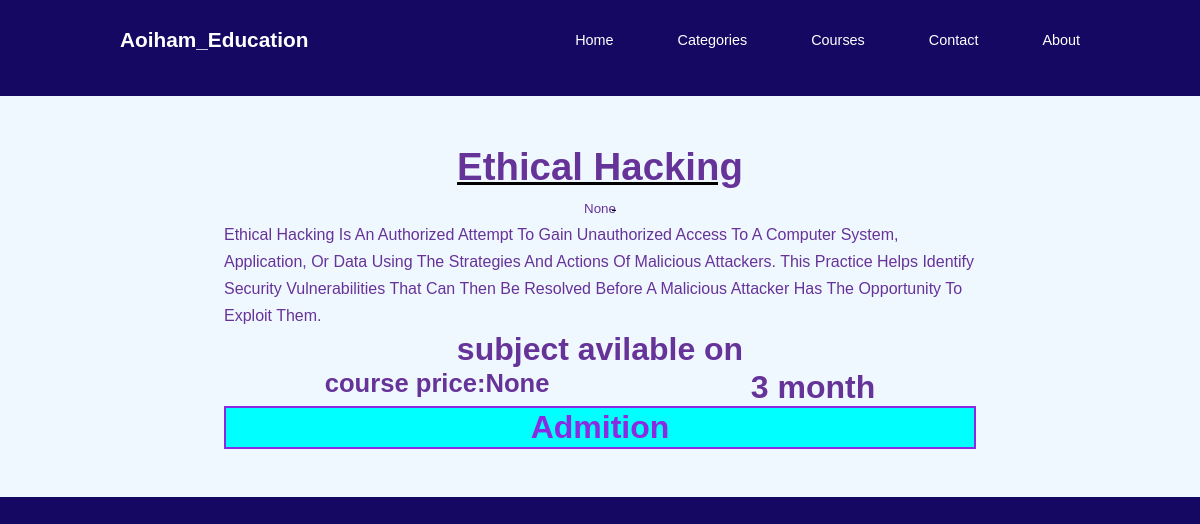
Before: /Education/course_details/6 with the older database file.
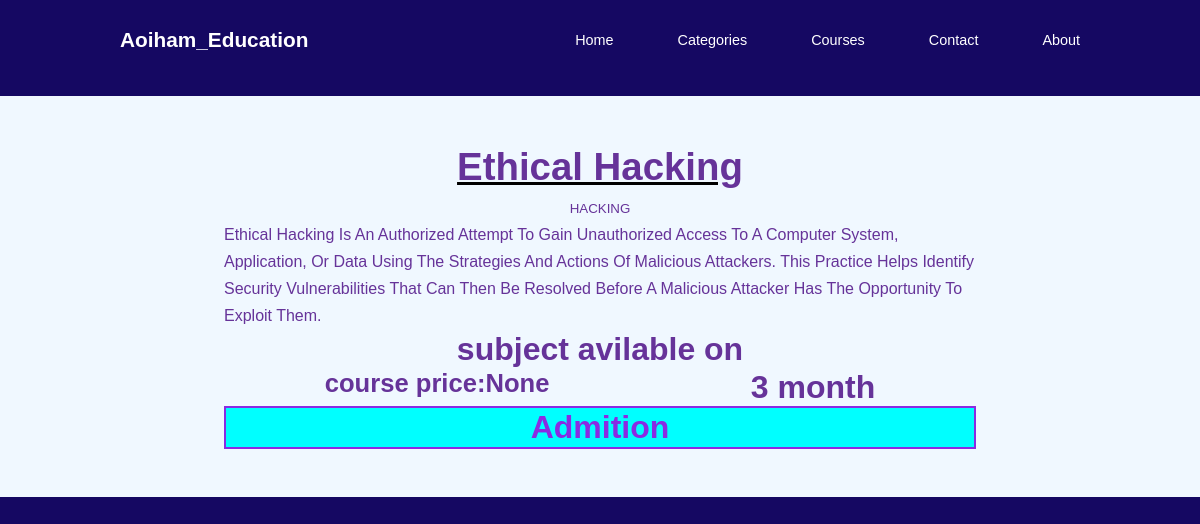
After: the same page with the newer database file.
### Education/models.py (models this page shows)
class Subject(models.Model):
    subject_img=models.ImageField(upload_to='education/subject',blank=True,default=None,null=True)
    subject_name=models.CharField(max_length=100,blank=True,default=None,null=True)
    subject_description=models.TextField(blank=True,default=None,null=True)
    subject_duration=models.CharField(max_length=1000,blank=True,default=None,null=True)
    subject_language=models.ManyToManyField(classlanguage,blank=True,default=None,)
    catagory=models.ForeignKey(catagory,on_delete=models.CASCADE,default=None,blank=True,null=True)
    subject_price=models.IntegerField(default=None,blank=True,null=True)
    PDF = models.FileField(upload_to='education pdf file',null=True,
                           blank=True,
                           validators=[FileExtensionValidator( ['pdf'] ) ])
    def __str__(self):
        return self.subject_name

class catagory(models.Model):
    catagory_icon=models.ImageField(upload_to='catagoryicon',blank=True,default=None,null=True)
    catagory_name=models.CharField(max_length=100,default=None,null=True,blank=True)
    catagory_Descriptin=models.CharField(max_length=100,default=None,null=True,blank=True)
    def __str__(self):
        return self.catagory_name

### Education/views.py (the view)
# urls.py: path('course_details/<int:pk>',views.course_details,name='course_details')
def course_details(request,pk):
    subject=Subject.objects.get(pk=pk)
    return render(request,'education/course_details.html',{'subject':subject})

### Education/templates/education/course_details.html (shortened to what this page needs)
{% extends "education/home.html" %}
{% load static %}
{% block css %}
<link rel="stylesheet" href="{% static 'education/css/course_details.css' %}">
{% endblock css %}
{% block course %}
    <div class="container_course_detailas">
        <div class="heading">
        <h1>{{subject}}</h1>
        <sub>{{subject.catagory}}</sub>
    </div>
    <div class="coursebody">
            <div class="corsedepcreprion">
                <p>{{subject.subject_description}}</p>
            </div>
    </div>
    <div class="language">
        <h2>subject avilable on </h2>
    </div>
    <div class="action">
        <h3>course price:{{subject.subject_price}} </h3>
        <h2>{{subject.subject_duration}}</h2>
    </div>
        <h2><a href="#">Admition</a></h2>
{% endblock course %}

Changed rows visible on the page:
changed Subject "Ethical Hacking": catagory "None" → "HACKING"
